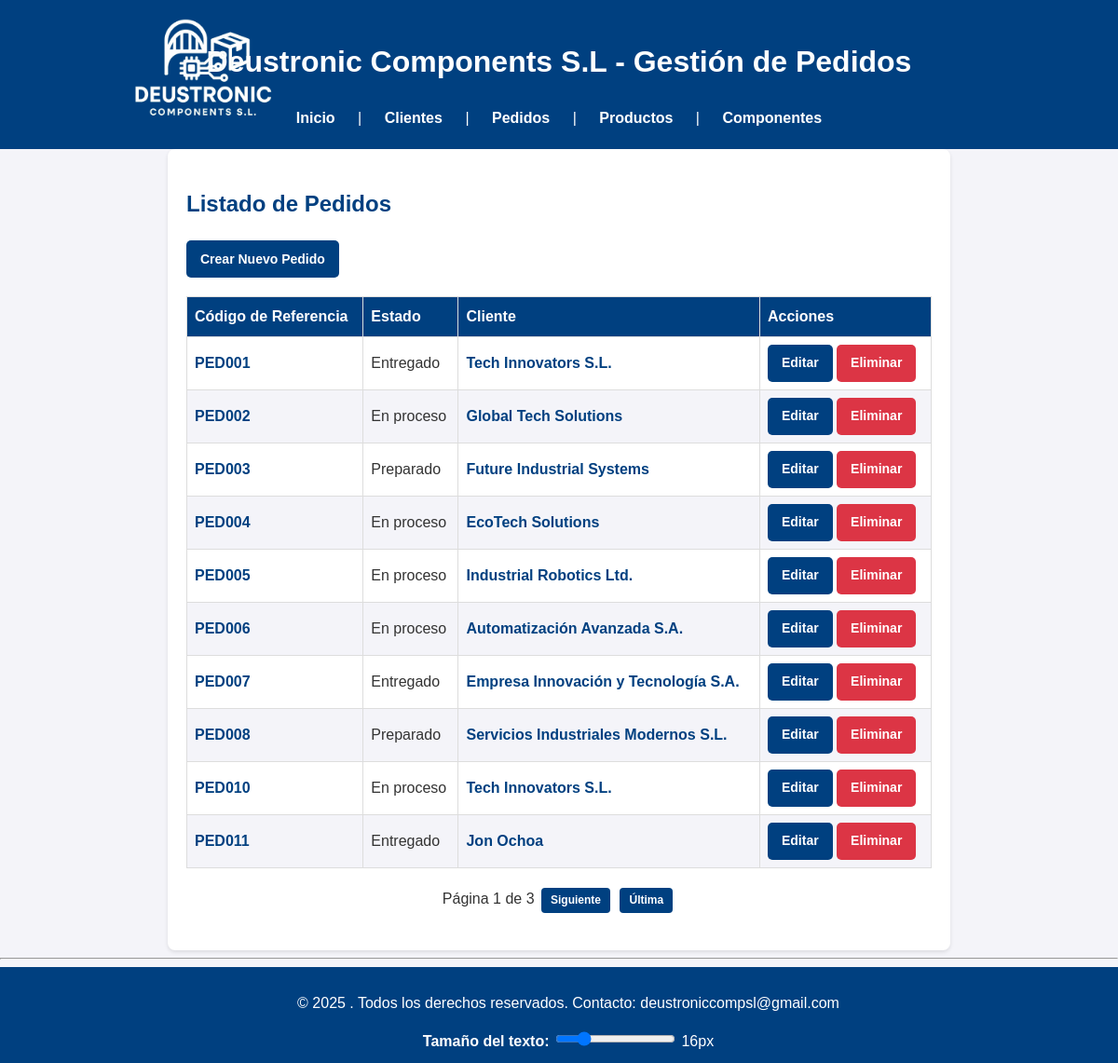
Page /pedidos/ on the earlier database version.
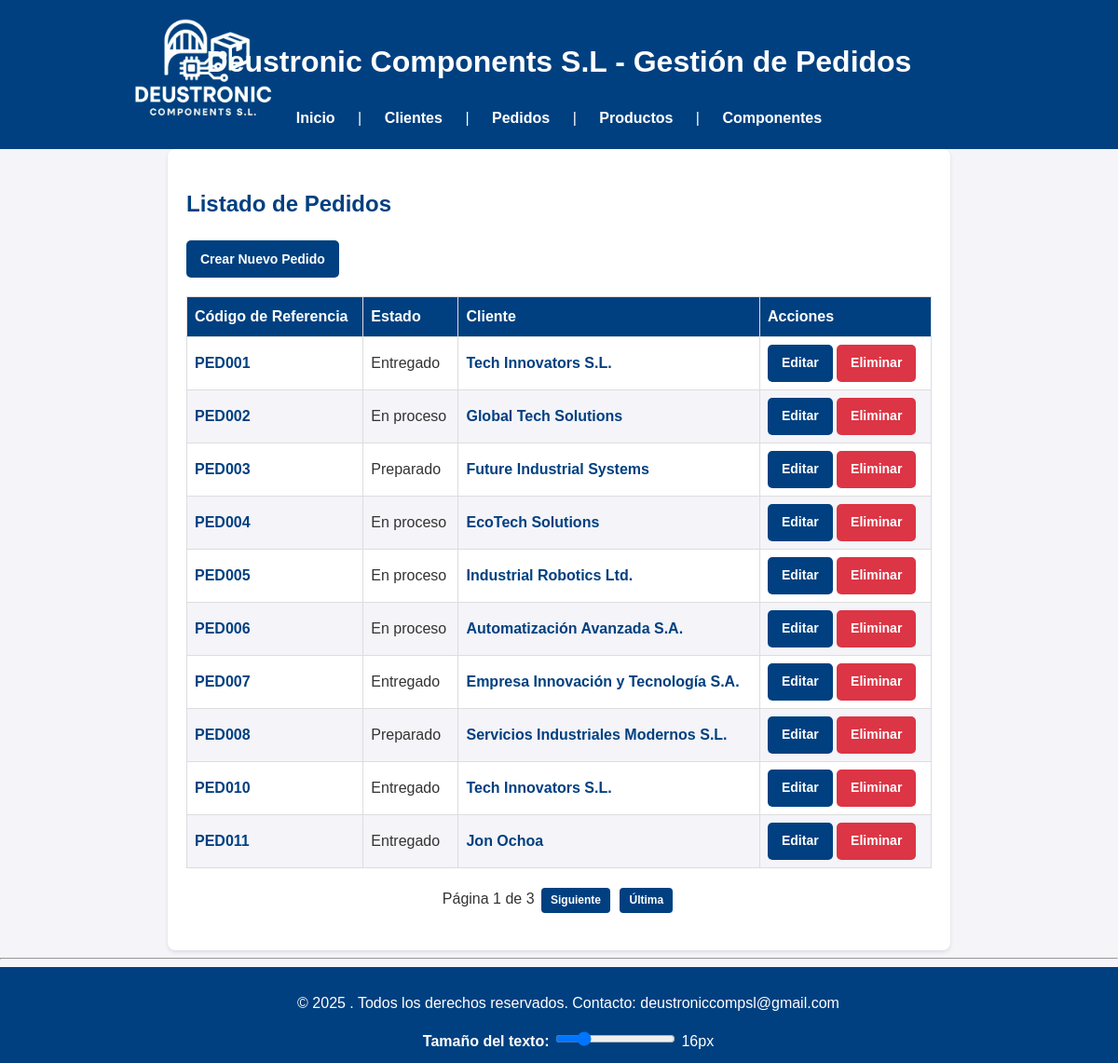
Same page on the later database version.
### appEntrega/models.py (models this page shows, shortened)
class Pedido(models.Model):
    ESTADO_OPCIONES = [
        ('en_proceso', 'En proceso'),
        ('preparado', 'Preparado'),
        ('entregado', 'Entregado'),
    ]
    URGENCIA_OPCIONES = [
        ('urgente', 'Urgente'),
        ('prioritario', 'Prioritario'),
        ('normal', 'Normal'),
    ]
    codigo_referencia = models.CharField(max_length=50, unique=True)
    fecha_entrega_estimada = models.DateField()
    fecha_entrega = models.DateField(null=True, blank=True)
    cliente = models.ForeignKey(Cliente, on_delete=models.CASCADE, related_name='pedidos')
    productos = models.ManyToManyField(Producto, related_name='pedidos')
    estado = models.CharField(max_length=20, choices=ESTADO_OPCIONES, default='en_proceso')
    urgencia = models.CharField(max_length=20, choices=URGENCIA_OPCIONES, default='normal')
    detalles = models.TextField(blank=True)

class Cliente(models.Model):
    cif = models.CharField(max_length=15, unique=True)
    nombre_empresa = models.CharField(max_length=100)
    direccion = models.CharField(max_length=255)
    datos_contacto = models.CharField(max_length=255)

### appEntrega/views.py (the view)
# urls.py: path("pedidos/", PedidoListView.as_view(), name="pedido_listado"),
class PedidoListView(ListView):
    model = Pedido
    template_name = 'pedido_listado.html'
    context_object_name = 'pedidos'
    paginate_by = 10

### appEntrega/templates/pedido_listado.html (shortened to what this page needs)
{% extends "base.html" %}
{% block content %}
<h2>Listado de Pedidos</h2>
<a href="{% url 'pedido_crear' %}" class="button">Crear Nuevo Pedido</a>
<table>
    <thead>
        <tr>
            <th>Código de Referencia</th>
            <th>Estado</th>
            <th>Cliente</th>
            <th>Acciones</th>
        </tr>
    </thead>
    <tbody>
        {% for pedido in pedidos %}
        <tr>
            <td><a href="{% url 'pedido_detalle' pedido.id %}" class='detalle_link'>{{ pedido.codigo_referencia }}</a></td>
            <td>{{ pedido.get_estado_display }}</td>
            <td><a href="{% url 'cliente_detalle' pedido.cliente.id %}" class ='detalle_link'>{{ pedido.cliente.nombre_empresa }}</a></td>
            <td>
                <a href="{% url 'pedido_editar' pedido.id %}" class="button">Editar</a>
                    <a href="{% url 'pedido_eliminar' pedido.id %}" class="btn-eliminar">Eliminar</a>
                </td>
        </tr>
        {% empty %}
        <tr>
            <td colspan="4">No hay pedidos registrados.</td>
        </tr>
        {% endfor %}
    </tbody>
</table>
{% if is_paginated %}
  <div class="paginacion">
    Página {{ page_obj.number }} de {{ page_obj.paginator.num_pages }}
    {% if page_obj.has_next %}
      <a href="?page={{ page_obj.next_page_number }}">Siguiente</a>
      <a href="?page={{ page_obj.paginator.num_pages }}">Última</a>
    {% endif %}
  </div>
{% endif %}
{% endblock %}

Differences in the rows shown:
changed Pedido "PED010": estado "En proceso" → "Entregado"
